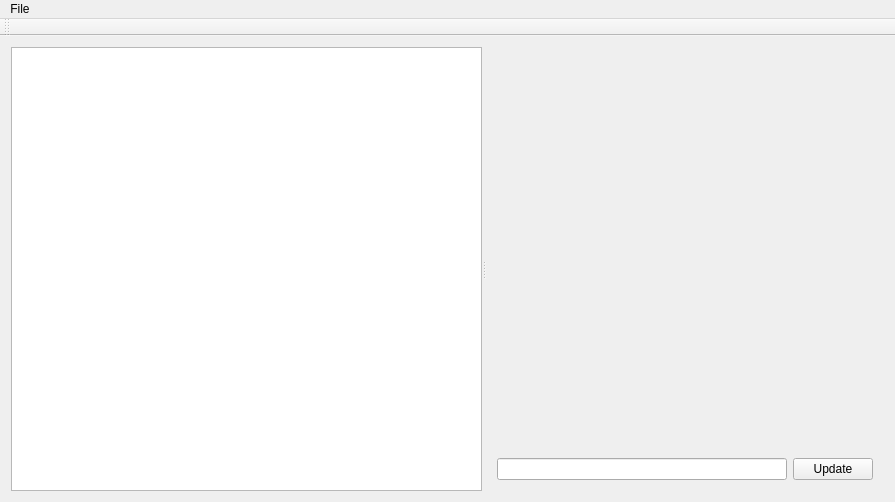
<?xml version="1.0" encoding="UTF-8"?>
<ui version="4.0">
 <class>MainWindow</class>
 <widget class="QMainWindow" name="MainWindow">
  <property name="geometry">
   <rect>
    <x>0</x>
    <y>0</y>
    <width>895</width>
    <height>502</height>
   </rect>
  </property>
  <property name="windowTitle">
   <string>MainWindow</string>
  </property>
  <widget class="QWidget" name="centralWidget">
   <layout class="QHBoxLayout" name="horizontalLayout">
    <item>
     <widget class="QSplitter" name="splitter">
      <property name="orientation">
       <enum>Qt::Horizontal</enum>
      </property>
      <widget class="QGraphicsView" name="graphicsView"/>
      <widget class="QWidget" name="gridLayoutWidget">
       <layout class="QGridLayout" name="gridLayout">
        <item row="1" column="1">
         <widget class="QLineEdit" name="lineEditStatus"/>
        </item>
        <item row="1" column="2">
         <widget class="QPushButton" name="pushButtonUpdate">
          <property name="text">
           <string>Update</string>
          </property>
         </widget>
        </item>
        <item row="0" column="1">
         <widget class="QLabel" name="labelItemName">
          <property name="text">
           <string/>
          </property>
         </widget>
        </item>
       </layout>
      </widget>
     </widget>
    </item>
   </layout>
  </widget>
  <widget class="QMenuBar" name="menuBar">
   <property name="geometry">
    <rect>
     <x>0</x>
     <y>0</y>
     <width>895</width>
     <height>22</height>
    </rect>
   </property>
   <widget class="QMenu" name="menuFile">
    <property name="title">
     <string>File</string>
    </property>
    <addaction name="actionOpen_Diagram"/>
   </widget>
   <addaction name="menuFile"/>
  </widget>
  <widget class="QToolBar" name="mainToolBar">
   <attribute name="toolBarArea">
    <enum>TopToolBarArea</enum>
   </attribute>
   <attribute name="toolBarBreak">
    <bool>false</bool>
   </attribute>
  </widget>
  <action name="actionOpen_Diagram">
   <property name="text">
    <string>Open Diagram</string>
   </property>
  </action>
 </widget>
 <layoutdefault spacing="6" margin="11"/>
 <resources/>
 <connections/>
</ui>
